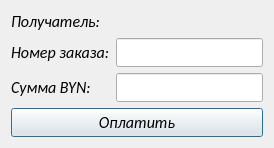
<?xml version="1.0" encoding="UTF-8"?>
<ui version="4.0">
 <class>ByFamous</class>
 <widget class="QDialog" name="ByFamous">
  <property name="geometry">
   <rect>
    <x>0</x>
    <y>0</y>
    <width>274</width>
    <height>134</height>
   </rect>
  </property>
  <property name="font">
   <font>
    <family>Calibri</family>
    <pointsize>12</pointsize>
    <italic>true</italic>
   </font>
  </property>
  <property name="windowTitle">
   <string>Популярные платежи</string>
  </property>
  <property name="windowIcon">
   <iconset>
    <activeon>:/logo.ico</activeon>
   </iconset>
  </property>
  <layout class="QVBoxLayout" name="verticalLayout">
   <item>
    <widget class="QLabel" name="label">
     <property name="text">
      <string>Получатель: </string>
     </property>
    </widget>
   </item>
   <item>
    <layout class="QFormLayout" name="formLayout">
     <item row="0" column="0">
      <widget class="QLabel" name="label_2">
       <property name="text">
        <string>Номер заказа:</string>
       </property>
      </widget>
     </item>
     <item row="0" column="1">
      <widget class="QLineEdit" name="numberEdit"/>
     </item>
     <item row="1" column="0">
      <widget class="QLabel" name="label_3">
       <property name="text">
        <string>Сумма BYN:</string>
       </property>
      </widget>
     </item>
     <item row="1" column="1">
      <widget class="QLineEdit" name="sumEdit"/>
     </item>
    </layout>
   </item>
   <item>
    <widget class="QPushButton" name="byButton">
     <property name="text">
      <string>Оплатить</string>
     </property>
    </widget>
   </item>
  </layout>
 </widget>
 <resources/>
 <connections/>
</ui>
